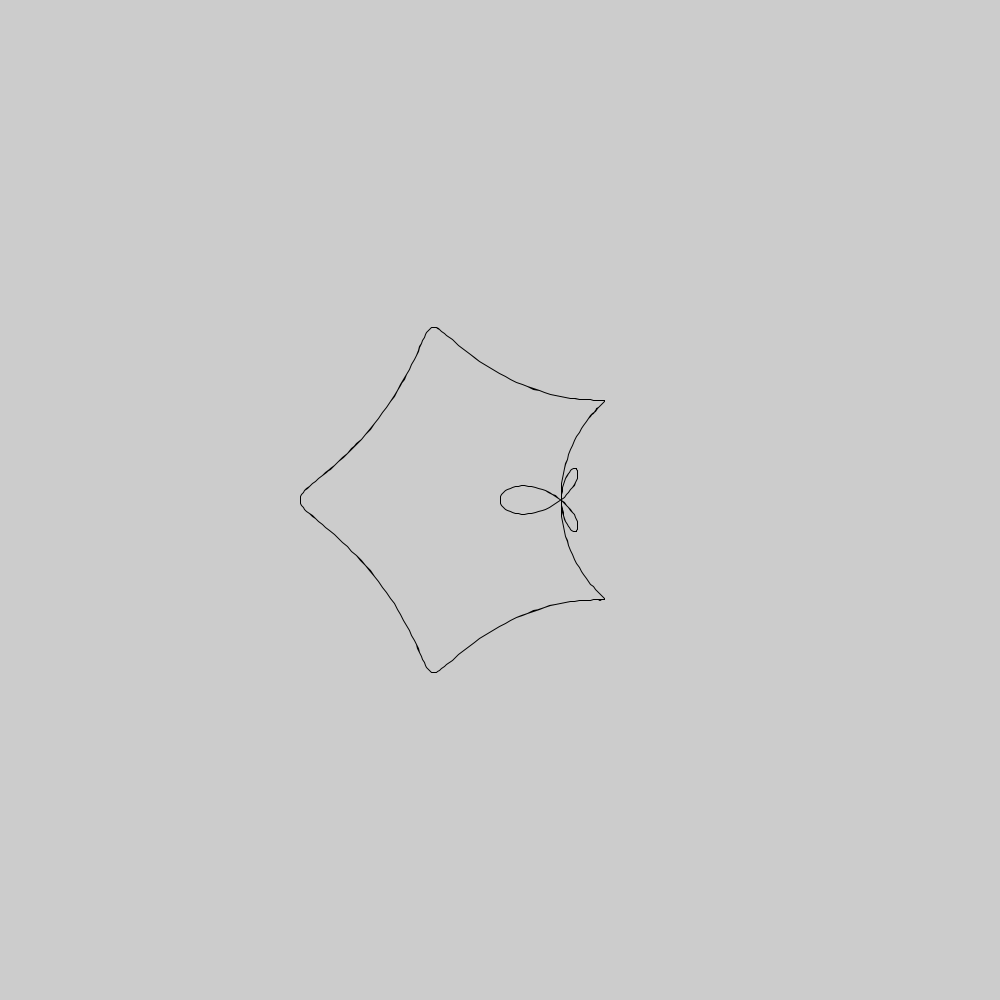
Frame 1 (no input)
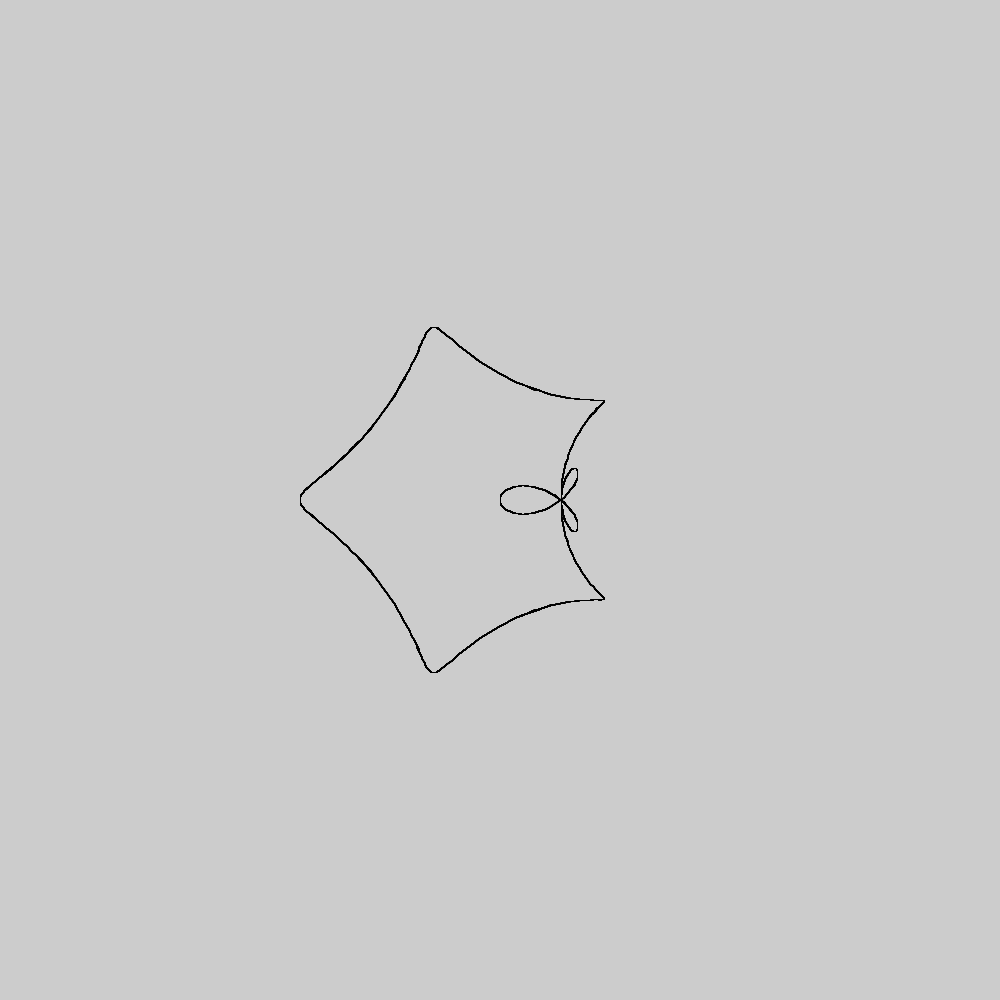
Frame 60 (the mouse pressed at the canvas centre just before this capture)
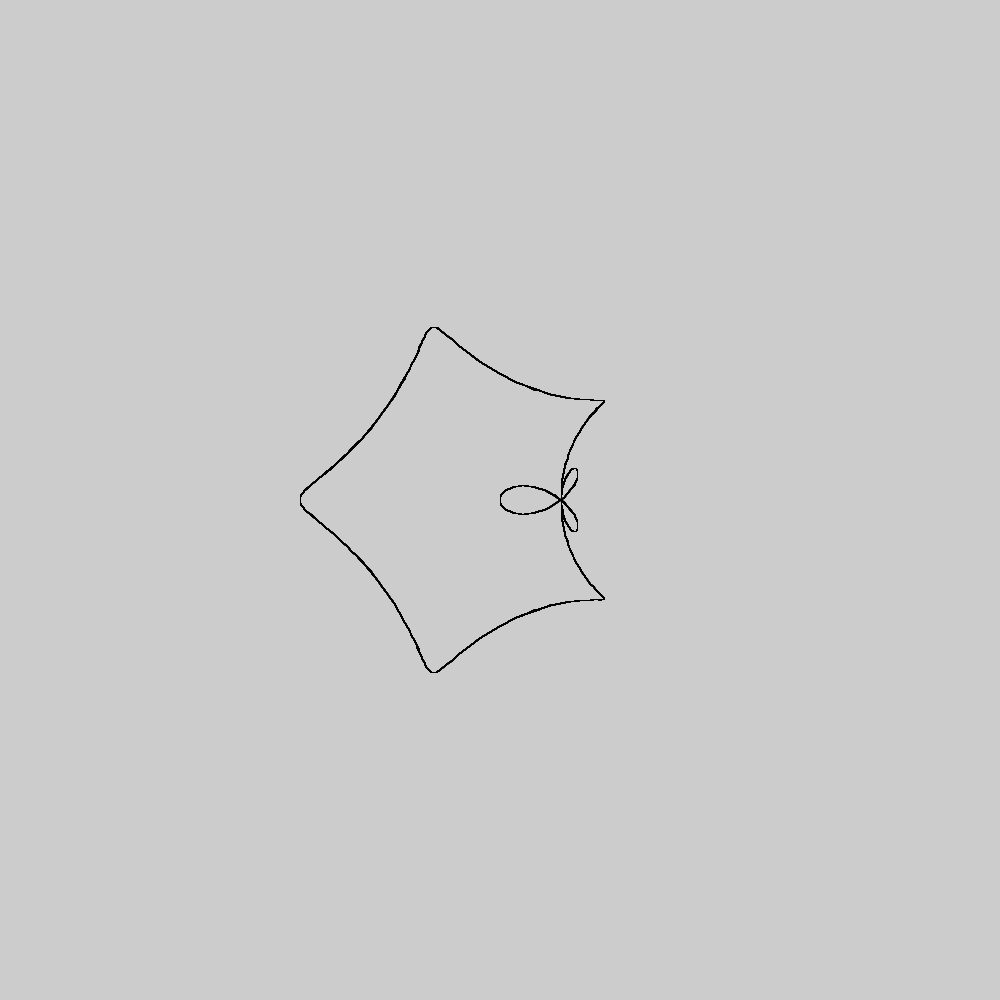
Frame 120 (the mouse held since frame 60 and released just before this capture)

The Processing sketch that drew these frames (run headless with seeded random() and noise(); from frame 60 on, the mouse is pressed at the canvas centre):

// Processing sketch: solucion_problema2
// ── solucion_problema2.pde
void setup() {
  size(1000, 1000);
}

void draw() {
  translate(width/2.0, height/2.0);
  problema2(1.0, 2.0, 1.0, 2.0, 3, 3, 10*PI, radians(1.0));
}

void problema2(float a, float b, float c, float d, float j, float k, float tmax, float dt) {
  noFill();
  beginShape();
  for (float t = 0; t < tmax; t+=dt ) {
    float x = cos(a*t) - pow(cos(b*t), j);
    float y = sin(c*t) - pow(sin(d*t), k);
    vertex(100*x, 100*y);
  }
  endShape();
}
